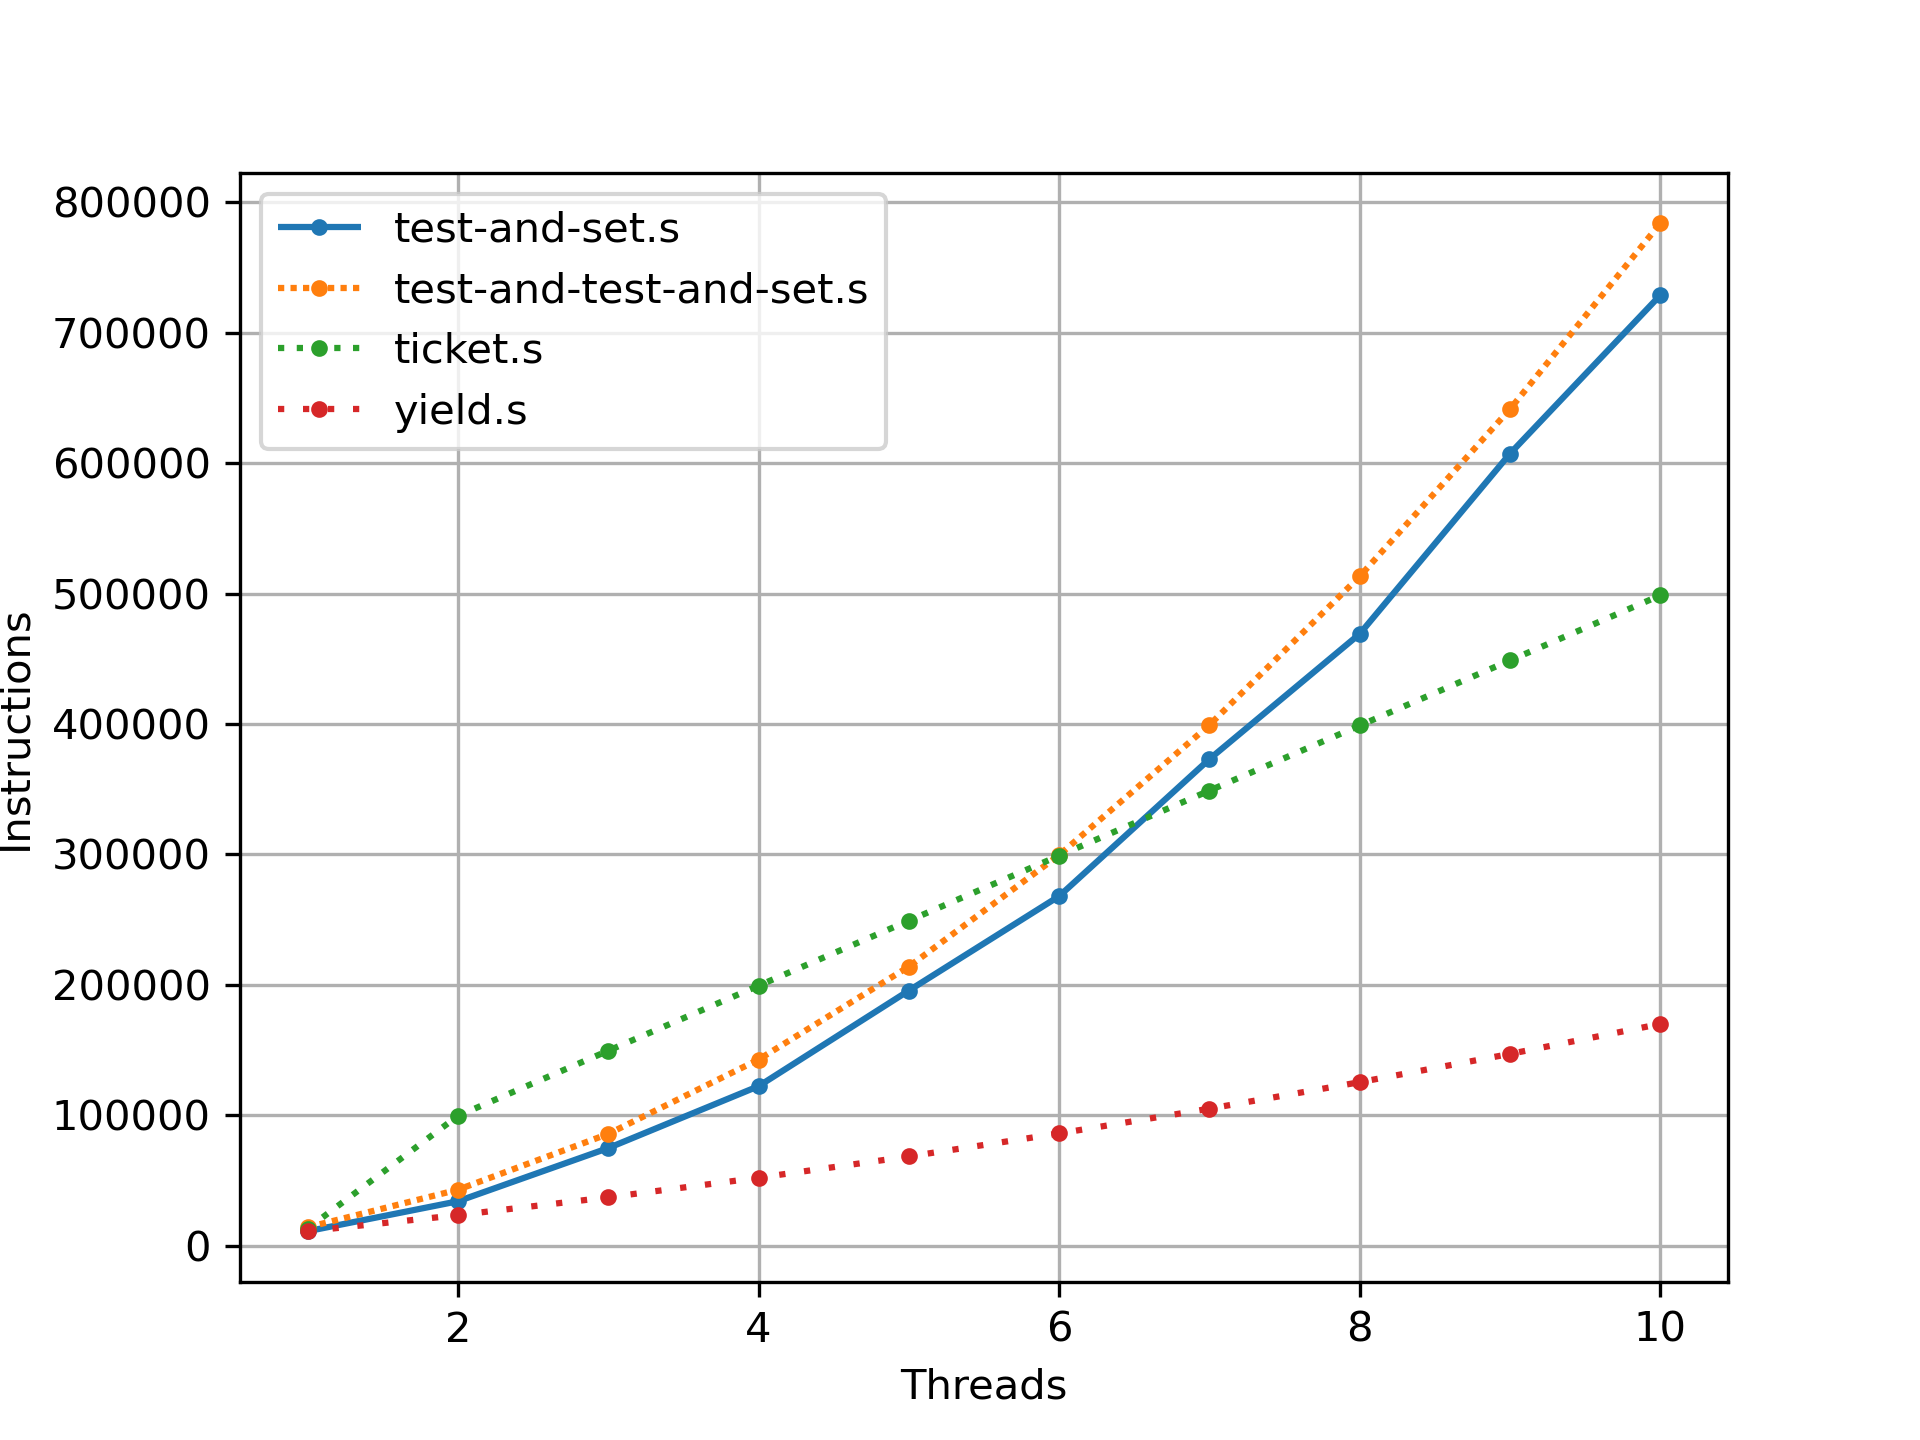

Generate this figure with Python:
#!/usr/bin/env python3

import sys
from matplotlib import pyplot

# retrieve data
data = {}
for line in sys.stdin:
    line = line.split()
    if line[0] not in data:
        data[line[0]] = {}
    data[line[0]][int(line[1])] = int(line[2])
for program, results in data.items():
    data[program] = dict(sorted(results.items()))

# plot data
figure, axis = pyplot.subplots()
for i, (program, results) in enumerate(data.items()):
    axis.plot(results.keys(), results.values(), marker=f'.', \
        linestyle=(0, (1, i)), label=program)
axis.legend()
axis.set_xlabel("Threads")
axis.set_ylabel("Instructions")
axis.grid()

# show/save plot
if sys.stdout.isatty():
    pyplot.show()
else:
    pyplot.savefig(sys.stdout.buffer, dpi=300)
